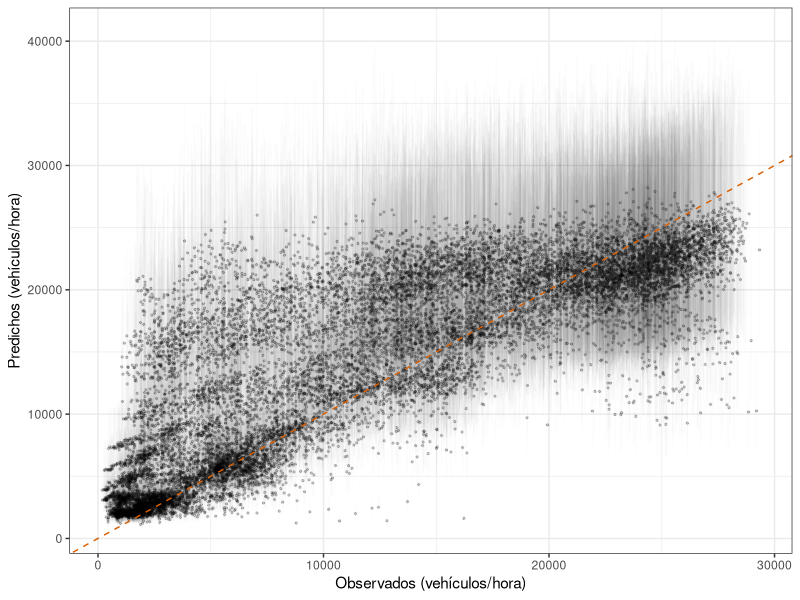

Write R code to recreate this figure.
#### Resultados modelo 1:

library(tidyverse)
library(data.table)


datos <- fread("Datos/df_prophet_prediccion.csv")

plot.validacion <- datos %>%
  ggplot(aes(x = y, y = yhat, ymin = yhat_lower, ymax = yhat_upper)) +
  geom_point(alpha = 0.2, size = 0.5)+
  geom_errorbar(alpha = 0.01, width = 0.01) +
  geom_abline(slope = 1, intercept = c(0, 0), linetype = "dashed", col = "#D95F02") +
  theme_bw() +
  labs(x = "Observados (vehículos/hora)", y = "Predichos (vehículos/hora)")

ggsave("Figuras/Modelo_1/Validacion_m1.png", width = 10, height = 6)
